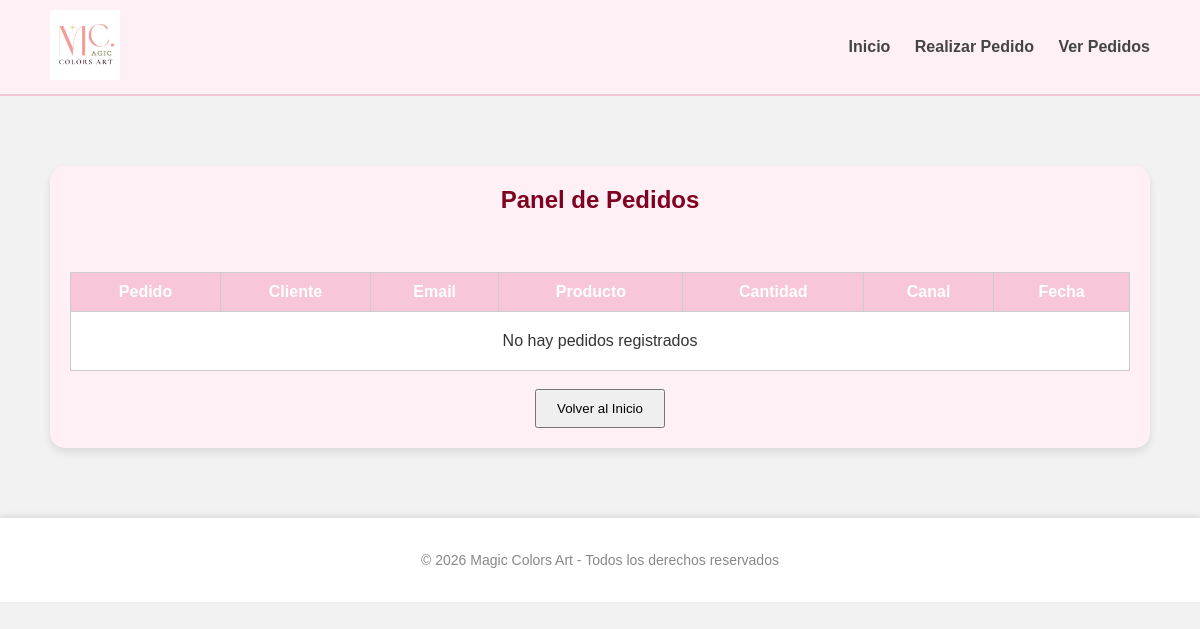
The app's page /ver-pedidos/ (signed in), older data.
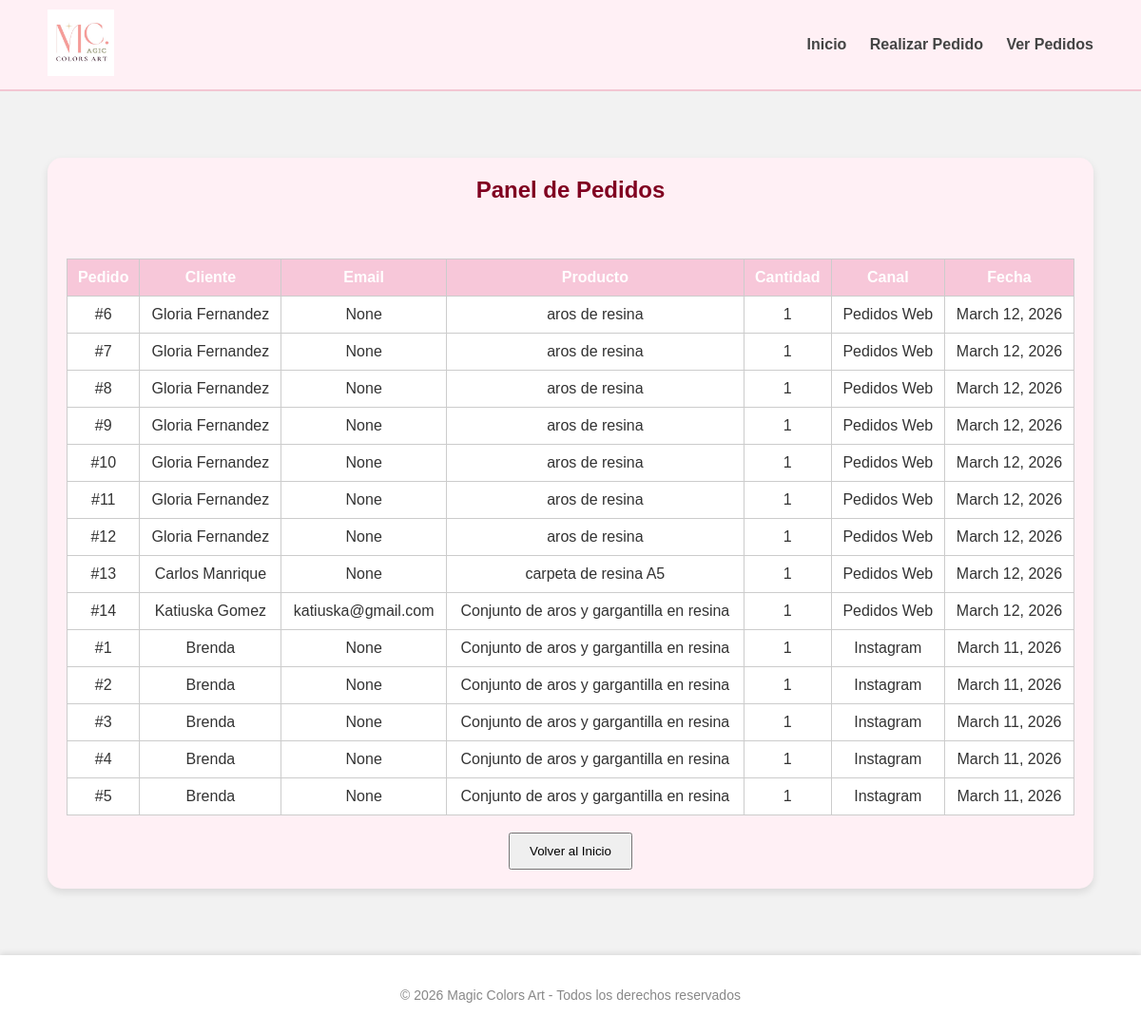
The same page, newer data.
### gestion/models.py (models this page shows, shortened)
class ProductoPedido(models.Model):
    pedido = models.ForeignKey(Pedido, on_delete=models.CASCADE, related_name="productos")
    producto = models.ForeignKey(Producto, on_delete=models.PROTECT)
    cantidad = models.PositiveIntegerField(default=1)
    precio_cliente = models.DecimalField(max_digits=10, decimal_places=2)
    costo_materiales = models.DecimalField(max_digits=10, decimal_places=2, default=0)
    costo_canal = models.DecimalField(max_digits=10, decimal_places=2, default=0)
    costo_total = models.DecimalField(max_digits=10, decimal_places=2, default=0)
    ganancia = models.DecimalField(max_digits=10, decimal_places=2, default=0)

class Pedido(models.Model):
    cliente = models.ForeignKey(Cliente, on_delete=models.CASCADE)
    canal_venta = models.ForeignKey(CanalVenta, on_delete=models.PROTECT)
    fecha = models.DateField(auto_now_add=True)
    referencia_externa = models.CharField(max_length=200, blank=True, null=True)

class Cliente(models.Model):
    nombre = models.CharField(max_length=100)
    telefono = models.CharField(max_length=20, blank=True, null=True)
    email = models.EmailField(blank=True, null=True)
    direccion = models.TextField()

class Producto(models.Model):
    nombre = models.CharField(max_length=100,verbose_name="Nombre del producto")
    descripcion = models.TextField(verbose_name="Descripción")
    precio = models.DecimalField(max_digits=8,decimal_places=2,verbose_name="Precio")
    stock = models.PositiveIntegerField(default=0)

class CanalVenta(models.Model):
    TIPO_COSTO_CHOICES = [
        ('FIJO', 'Fijo'),
        ('PORCENTAJE', 'Porcentaje'),
    ]
    nombre = models.CharField(max_length=50)
    tipo_costo = models.CharField(max_length=15, choices=TIPO_COSTO_CHOICES)
    valor_costo = models.DecimalField(max_digits=10, decimal_places=2)
    activo = models.BooleanField(default=True)

### gestion/views.py (the view)
# urls.py: path('ver-pedidos/', views.ver_pedidos, name='ver_pedidos'),
@staff_member_required
def ver_pedidos(request):
    pedidos = Pedido.objects.select_related('cliente', 'canal_venta').all().order_by('-fecha')
    return render(request, 'gestion/ver_pedidos.html', {'pedidos': pedidos})

### gestion/templates/gestion/ver_pedidos.html
{% extends 'gestion/base.html' %}
{% block content %}
<section style="max-width:1100px; margin:40px auto; padding:20px;">
    <h2 style="text-align:center; color:#800020;">Panel de Pedidos</h2>
    <br>
    <table style="width:100%; border-collapse:collapse; background:white;">
        <thead style="background:#ff69b4; color:white;">
            <tr>
                <th style="padding:10px;">Pedido</th>
                <th>Cliente</th>
                <th>Email</th>
                <th>Producto</th>
                <th>Cantidad</th>
                <th>Canal</th>
                <th>Fecha</th>
            </tr>
        </thead>
        <tbody>
        {% for pedido in pedidos %}
            {% for producto in pedido.productos.all %}
            <tr style="border-bottom:1px solid #ddd; text-align:center;">
                <td>#{{ pedido.id }}</td>
                <td>{{ pedido.cliente.nombre }}</td>
                <td>{{ pedido.cliente.email }}</td>
                <td>{{ producto.producto.nombre }}</td>
                <td>{{ producto.cantidad }}</td>
                <td>{{ pedido.canal_venta.nombre }}</td>
                <td>{{ pedido.fecha }}</td>
            </tr>
            {% endfor %}
        {% empty %}
            <tr>
                <td colspan="7" style="padding:20px; text-align:center;">
                    No hay pedidos registrados
                </td>
            </tr>
        {% endfor %}
        </tbody>
    </table>
    <br>
    <div style="text-align:center;">
        <a href="{% url 'home' %}">
            <button style="padding:10px 20px;">Volver al Inicio</button>
        </a>
    </div>
</section>
{% endblock %}

### gestion/templates/gestion/base.html (shortened to what this page needs)
{% load static %}
<!DOCTYPE html>
<html lang="es">
<head>
    <link rel="stylesheet" href="{% static 'gestion/css/style.css' %}">
</head>
<body>
<header class="header">
    <div class="header-contenedor">
        <div class="logo-contenedor">
            <img src="{% static 'gestion/images/logo.jfif' %}" alt="Magic Colors Art" class="logo">
        </div>
        <nav class="menu">
            <a href="{% url 'home' %}">Inicio</a>
            <a href="{% url 'crear_pedido' %}">Realizar Pedido</a>
            {% if user.is_staff %}
                <a href="{% url 'ver_pedidos' %}">Ver Pedidos</a>
            {% endif %}
        </nav>
    </div>
</header>
<main>
    {% block content %}{% endblock %}
</main>
<footer>
    <p>&copy; 2026 Magic Colors Art - Todos los derechos reservados</p>
</footer>
</body>
</html>

### gestion/static/gestion/css/style.css (style rules this page uses)
.header { background-color:#fff0f5; border-bottom:2px solid #f3c6d3; padding:10px 0; }
.header-contenedor { max-width:1100px; margin:auto; display:flex; align-items:center; justify-content:space-between; }
.logo { height:70px; }
.menu a { margin-left:20px; text-decoration:none; font-weight:bold; color:#444; transition: color 0.3s; }
body { font-family: 'Arial', sans-serif; background-color: #f2f2f2; margin: 0; padding: 0; color: #333; }
h1, h2, h3 { color: #800020; margin-top: 0; }
a { text-decoration: none; }
main { max-width:1100px; margin:auto; padding:30px; }
footer { background-color: #fff; padding: 20px 0; text-align: center; color: #888; font-size: 14px; box-shadow: 0 -2px 6px rgba(0,0,0,0.1); }
.contenedor, section { max-width: 800px; margin: 40px auto; padding: 30px; background-color: #fff0f5; border-radius: 15px; box-shadow: 0 4px 8px rgba(0,0,0,0.1); }
table { width: 100%; border-collapse: collapse; margin-top: 20px; }
table th, table td { border: 1px solid #ccc; padding: 10px; text-align: center; }
table th { background-color: #f7c7d9; }

Row changes from the older to the newer data that the page shows:
added Pedido: id "6", cliente.nombre "Gloria Fernandez", cliente.email "None", canal_venta.nombre "Pedidos Web", fecha "March 12, 2026"
added ProductoPedido: producto.nombre "aros de resina", cantidad "1"
added Pedido: id "7", cliente.nombre "Gloria Fernandez", cliente.email "None", canal_venta.nombre "Pedidos Web", fecha "March 12, 2026"
added ProductoPedido: producto.nombre "aros de resina", cantidad "1"
added Pedido: id "8", cliente.nombre "Gloria Fernandez", cliente.email "None", canal_venta.nombre "Pedidos Web", fecha "March 12, 2026"
added ProductoPedido: producto.nombre "aros de resina", cantidad "1"
added Pedido: id "9", cliente.nombre "Gloria Fernandez", cliente.email "None", canal_venta.nombre "Pedidos Web", fecha "March 12, 2026"
added ProductoPedido: producto.nombre "aros de resina", cantidad "1"
added Pedido: id "10", cliente.nombre "Gloria Fernandez", cliente.email "None", canal_venta.nombre "Pedidos Web", fecha "March 12, 2026"
added ProductoPedido: producto.nombre "aros de resina", cantidad "1"
added Pedido: id "11", cliente.nombre "Gloria Fernandez", cliente.email "None", canal_venta.nombre "Pedidos Web", fecha "March 12, 2026"
added ProductoPedido: producto.nombre "aros de resina", cantidad "1"
added Pedido: id "12", cliente.nombre "Gloria Fernandez", cliente.email "None", canal_venta.nombre "Pedidos Web", fecha "March 12, 2026"
added ProductoPedido: producto.nombre "aros de resina", cantidad "1"
added Pedido: id "13", cliente.nombre "Carlos Manrique", cliente.email "None", canal_venta.nombre "Pedidos Web", fecha "March 12, 2026"
added ProductoPedido: producto.nombre "carpeta de resina A5", cantidad "1"
added Pedido: id "14", cliente.nombre "Katiuska Gomez", cliente.email "katiuska@gmail.com", canal_venta.nombre "Pedidos Web", fecha "March 12, 2026"
added ProductoPedido: producto.nombre "Conjunto de aros y gargantilla en resina", cantidad "1"
added Pedido: id "1", cliente.nombre "Brenda", cliente.email "None", canal_venta.nombre "Instagram", fecha "March 11, 2026"
added ProductoPedido: producto.nombre "Conjunto de aros y gargantilla en resina", cantidad "1"
added Pedido: id "2", cliente.nombre "Brenda", cliente.email "None", canal_venta.nombre "Instagram", fecha "March 11, 2026"
added ProductoPedido: producto.nombre "Conjunto de aros y gargantilla en resina", cantidad "1"
added Pedido: id "3", cliente.nombre "Brenda", cliente.email "None", canal_venta.nombre "Instagram", fecha "March 11, 2026"
added ProductoPedido: producto.nombre "Conjunto de aros y gargantilla en resina", cantidad "1"
added Pedido: id "4", cliente.nombre "Brenda", cliente.email "None", canal_venta.nombre "Instagram", fecha "March 11, 2026"
added ProductoPedido: producto.nombre "Conjunto de aros y gargantilla en resina", cantidad "1"
added Pedido: id "5", cliente.nombre "Brenda", cliente.email "None", canal_venta.nombre "Instagram", fecha "March 11, 2026"
added ProductoPedido: producto.nombre "Conjunto de aros y gargantilla en resina", cantidad "1"
Text that changed along with them:
text no longer shown: "No hay pedidos registrados"
